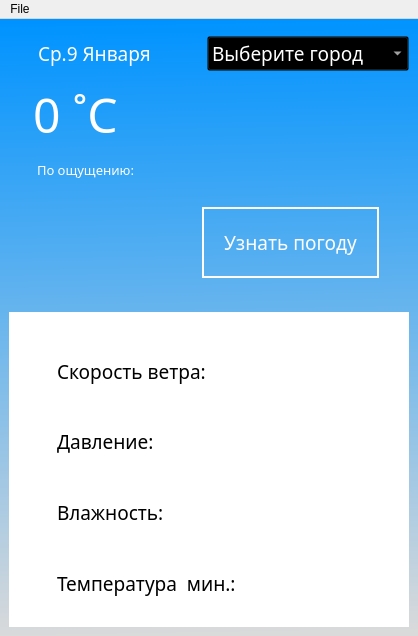
<?xml version="1.0" encoding="UTF-8"?>
<ui version="4.0">
 <class>MainWindow</class>
 <widget class="QMainWindow" name="MainWindow">
  <property name="geometry">
   <rect>
    <x>0</x>
    <y>0</y>
    <width>418</width>
    <height>636</height>
   </rect>
  </property>
  <property name="acceptDrops">
   <bool>false</bool>
  </property>
  <property name="windowTitle">
   <string>Прогноз погоды</string>
  </property>
  <property name="styleSheet">
   <string notr="true">background-color: qlineargradient(spread:pad, x1:0.528136, y1:0, x2:0.54, y2:1, stop:0 rgba(0, 147, 255, 255), stop:1 rgba(218, 218, 218, 255));</string>
  </property>
  <widget class="QWidget" name="centralwidget">
   <layout class="QVBoxLayout" name="verticalLayout_3">
    <item>
     <spacer name="verticalSpacer_4">
      <property name="orientation">
       <enum>Qt::Vertical</enum>
      </property>
      <property name="sizeHint" stdset="0">
       <size>
        <width>20</width>
        <height>13</height>
       </size>
      </property>
     </spacer>
    </item>
    <item>
     <layout class="QHBoxLayout" name="horizontalLayout_6">
      <property name="leftMargin">
       <number>29</number>
      </property>
      <property name="topMargin">
       <number>8</number>
      </property>
      <property name="bottomMargin">
       <number>3</number>
      </property>
      <item>
       <widget class="QLabel" name="date">
        <property name="font">
         <font>
          <family>Outfit Light</family>
          <pointsize>14</pointsize>
         </font>
        </property>
        <property name="styleSheet">
         <string notr="true">background-color: none;
color: white</string>
        </property>
        <property name="text">
         <string>Ср.9 Января</string>
        </property>
       </widget>
      </item>
      <item>
       <widget class="QComboBox" name="city">
        <property name="font">
         <font>
          <family>Microsoft YaHei Light</family>
          <pointsize>14</pointsize>
         </font>
        </property>
        <property name="styleSheet">
         <string notr="true">background-color: rgba(0, 0, 0, 0);
color: white;
border-bottom: 1px solid white;
alternate-background-color: white;</string>
        </property>
        <item>
         <property name="text">
          <string>Выберите город</string>
         </property>
        </item>
        <item>
         <property name="text">
          <string>Санкт-Петербург</string>
         </property>
        </item>
        <item>
         <property name="text">
          <string>Новосибирск</string>
         </property>
        </item>
        <item>
         <property name="text">
          <string>Екатеринбург</string>
         </property>
        </item>
        <item>
         <property name="text">
          <string>Нижний Новгород</string>
         </property>
        </item>
        <item>
         <property name="text">
          <string>Самара</string>
         </property>
        </item>
        <item>
         <property name="text">
          <string>Омск</string>
         </property>
        </item>
        <item>
         <property name="text">
          <string>Казань</string>
         </property>
        </item>
        <item>
         <property name="text">
          <string>Челябинск</string>
         </property>
        </item>
        <item>
         <property name="text">
          <string>Ростов-на-Дону</string>
         </property>
        </item>
        <item>
         <property name="text">
          <string>Чита</string>
         </property>
        </item>
        <item>
         <property name="text">
          <string>Москва</string>
         </property>
        </item>
        <item>
         <property name="text">
          <string>Засопка</string>
         </property>
        </item>
        <item>
         <property name="text">
          <string>Уфа</string>
         </property>
        </item>
        <item>
         <property name="text">
          <string>Красноярск</string>
         </property>
        </item>
        <item>
         <property name="text">
          <string>Волгоград</string>
         </property>
        </item>
        <item>
         <property name="text">
          <string>Пермь</string>
         </property>
        </item>
        <item>
         <property name="text">
          <string>Воронеж</string>
         </property>
        </item>
        <item>
         <property name="text">
          <string>Саратов</string>
         </property>
        </item>
        <item>
         <property name="text">
          <string>Краснодар</string>
         </property>
        </item>
        <item>
         <property name="text">
          <string>Тольятти</string>
         </property>
        </item>
        <item>
         <property name="text">
          <string>Ижевск</string>
         </property>
        </item>
        <item>
         <property name="text">
          <string>Ульяновск</string>
         </property>
        </item>
        <item>
         <property name="text">
          <string>Барнаул</string>
         </property>
        </item>
        <item>
         <property name="text">
          <string>Владивосток</string>
         </property>
        </item>
        <item>
         <property name="text">
          <string>Ярославль</string>
         </property>
        </item>
        <item>
         <property name="text">
          <string>Иркутск</string>
         </property>
        </item>
        <item>
         <property name="text">
          <string>Тюмень</string>
         </property>
        </item>
        <item>
         <property name="text">
          <string>Махачкала</string>
         </property>
        </item>
        <item>
         <property name="text">
          <string>Хабаровск</string>
         </property>
        </item>
        <item>
         <property name="text">
          <string>Новокузнецк</string>
         </property>
        </item>
        <item>
         <property name="text">
          <string>Оренбург</string>
         </property>
        </item>
        <item>
         <property name="text">
          <string>Кемерово</string>
         </property>
        </item>
        <item>
         <property name="text">
          <string>Рязань</string>
         </property>
        </item>
        <item>
         <property name="text">
          <string>Томск</string>
         </property>
        </item>
        <item>
         <property name="text">
          <string>Астрахань</string>
         </property>
        </item>
        <item>
         <property name="text">
          <string>Калининград</string>
         </property>
        </item>
        <item>
         <property name="text">
          <string>Улан-Удэ</string>
         </property>
        </item>
        <item>
         <property name="text">
          <string>Тверь</string>
         </property>
        </item>
        <item>
         <property name="text">
          <string>Белгород</string>
         </property>
        </item>
        <item>
         <property name="text">
          <string>Сочи</string>
         </property>
        </item>
        <item>
         <property name="text">
          <string>Владикавказ</string>
         </property>
        </item>
        <item>
         <property name="text">
          <string>Саранск</string>
         </property>
        </item>
        <item>
         <property name="text">
          <string>Тамбов</string>
         </property>
        </item>
        <item>
         <property name="text">
          <string>Стерлитамак</string>
         </property>
        </item>
        <item>
         <property name="text">
          <string>Якутск</string>
         </property>
        </item>
        <item>
         <property name="text">
          <string>Кострома</string>
         </property>
        </item>
       </widget>
      </item>
     </layout>
    </item>
    <item>
     <spacer name="verticalSpacer_3">
      <property name="orientation">
       <enum>Qt::Vertical</enum>
      </property>
      <property name="sizeHint" stdset="0">
       <size>
        <width>20</width>
        <height>0</height>
       </size>
      </property>
     </spacer>
    </item>
    <item>
     <layout class="QHBoxLayout" name="horizontalLayout_7">
      <property name="leftMargin">
       <number>24</number>
      </property>
      <property name="topMargin">
       <number>1</number>
      </property>
      <property name="rightMargin">
       <number>0</number>
      </property>
      <item>
       <widget class="QLabel" name="temp_like_value">
        <property name="font">
         <font>
          <family>Outfit</family>
          <pointsize>36</pointsize>
         </font>
        </property>
        <property name="styleSheet">
         <string notr="true">background-color: none;
color: white</string>
        </property>
        <property name="text">
         <string>0 ˚C</string>
        </property>
       </widget>
      </item>
     </layout>
    </item>
    <item>
     <spacer name="verticalSpacer">
      <property name="orientation">
       <enum>Qt::Vertical</enum>
      </property>
      <property name="sizeHint" stdset="0">
       <size>
        <width>20</width>
        <height>2</height>
       </size>
      </property>
     </spacer>
    </item>
    <item>
     <layout class="QHBoxLayout" name="horizontalLayout_9">
      <property name="leftMargin">
       <number>28</number>
      </property>
      <property name="topMargin">
       <number>7</number>
      </property>
      <property name="rightMargin">
       <number>128</number>
      </property>
      <item>
       <widget class="QLabel" name="itfeels_like">
        <property name="font">
         <font>
          <family>Microsoft JhengHei Light</family>
          <pointsize>10</pointsize>
         </font>
        </property>
        <property name="styleSheet">
         <string notr="true">background-color: none;
color: white</string>
        </property>
        <property name="text">
         <string>По ощущению:</string>
        </property>
       </widget>
      </item>
      <item>
       <widget class="QLabel" name="temp_po_osh">
        <property name="font">
         <font>
          <family>Microsoft JhengHei Light</family>
          <pointsize>10</pointsize>
         </font>
        </property>
        <property name="styleSheet">
         <string notr="true">background-color: none;
color: white</string>
        </property>
        <property name="text">
         <string/>
        </property>
       </widget>
      </item>
     </layout>
    </item>
    <item>
     <spacer name="verticalSpacer_9">
      <property name="orientation">
       <enum>Qt::Vertical</enum>
      </property>
      <property name="sizeHint" stdset="0">
       <size>
        <width>20</width>
        <height>40</height>
       </size>
      </property>
     </spacer>
    </item>
    <item>
     <layout class="QHBoxLayout" name="horizontalLayout_8">
      <property name="rightMargin">
       <number>30</number>
      </property>
      <property name="bottomMargin">
       <number>28</number>
      </property>
      <item>
       <spacer name="verticalSpacer_2">
        <property name="orientation">
         <enum>Qt::Vertical</enum>
        </property>
        <property name="sizeHint" stdset="0">
         <size>
          <width>20</width>
          <height>40</height>
         </size>
        </property>
       </spacer>
      </item>
      <item>
       <spacer name="horizontalSpacer_7">
        <property name="orientation">
         <enum>Qt::Horizontal</enum>
        </property>
        <property name="sizeHint" stdset="0">
         <size>
          <width>40</width>
          <height>20</height>
         </size>
        </property>
       </spacer>
      </item>
      <item>
       <layout class="QHBoxLayout" name="horizontalLayout_5">
        <item>
         <widget class="QPushButton" name="pogoda_yz">
          <property name="sizePolicy">
           <sizepolicy hsizetype="Minimum" vsizetype="Expanding">
            <horstretch>0</horstretch>
            <verstretch>0</verstretch>
           </sizepolicy>
          </property>
          <property name="font">
           <font>
            <family>Microsoft YaHei UI Light</family>
            <pointsize>14</pointsize>
           </font>
          </property>
          <property name="cursor">
           <cursorShape>PointingHandCursor</cursorShape>
          </property>
          <property name="styleSheet">
           <string notr="true">padding: 20px 20px 20px 20px;
color: white;
background-color: rgba(0, 0, 0, 0);
border: 1.5px solid white;


</string>
          </property>
          <property name="text">
           <string>Узнать погоду</string>
          </property>
         </widget>
        </item>
       </layout>
      </item>
     </layout>
    </item>
    <item>
     <layout class="QVBoxLayout" name="verticalLayout_2">
      <item>
       <widget class="QWidget" name="widget" native="true">
        <property name="sizePolicy">
         <sizepolicy hsizetype="Preferred" vsizetype="Expanding">
          <horstretch>0</horstretch>
          <verstretch>0</verstretch>
         </sizepolicy>
        </property>
        <property name="styleSheet">
         <string notr="true">background-color: white</string>
        </property>
        <layout class="QVBoxLayout" name="verticalLayout">
         <item>
          <spacer name="verticalSpacer_7">
           <property name="orientation">
            <enum>Qt::Vertical</enum>
           </property>
           <property name="sizeHint" stdset="0">
            <size>
             <width>20</width>
             <height>40</height>
            </size>
           </property>
          </spacer>
         </item>
         <item>
          <layout class="QFormLayout" name="formLayout">
           <property name="horizontalSpacing">
            <number>18</number>
           </property>
           <property name="leftMargin">
            <number>14</number>
           </property>
           <property name="rightMargin">
            <number>0</number>
           </property>
           <item row="0" column="0">
            <widget class="QLabel" name="pixmap_wind">
             <property name="text">
              <string/>
             </property>
             <property name="pixmap">
              <pixmap>../Pixmap/zapis.png</pixmap>
             </property>
            </widget>
           </item>
           <item row="0" column="1">
            <layout class="QHBoxLayout" name="horizontalLayout">
             <item>
              <widget class="QLabel" name="ind_text">
               <property name="font">
                <font>
                 <family>Outfit Light</family>
                 <pointsize>14</pointsize>
                </font>
               </property>
               <property name="text">
                <string>Скорость ветра:</string>
               </property>
              </widget>
             </item>
             <item>
              <widget class="QLabel" name="wind_value">
               <property name="font">
                <font>
                 <family>Microsoft YaHei Light</family>
                 <pointsize>16</pointsize>
                </font>
               </property>
               <property name="styleSheet">
                <string notr="true">background-color: none;
</string>
               </property>
               <property name="text">
                <string/>
               </property>
              </widget>
             </item>
            </layout>
           </item>
          </layout>
         </item>
         <item>
          <spacer name="verticalSpacer_5">
           <property name="orientation">
            <enum>Qt::Vertical</enum>
           </property>
           <property name="sizeHint" stdset="0">
            <size>
             <width>20</width>
             <height>40</height>
            </size>
           </property>
          </spacer>
         </item>
         <item>
          <layout class="QFormLayout" name="formLayout_2">
           <property name="horizontalSpacing">
            <number>19</number>
           </property>
           <property name="leftMargin">
            <number>13</number>
           </property>
           <item row="0" column="0">
            <widget class="QLabel" name="dav_pix">
             <property name="text">
              <string/>
             </property>
             <property name="pixmap">
              <pixmap>../Pixmap/dav.jpg</pixmap>
             </property>
            </widget>
           </item>
           <item row="0" column="1">
            <layout class="QHBoxLayout" name="horizontalLayout_2">
             <item>
              <widget class="QLabel" name="dav_text">
               <property name="font">
                <font>
                 <family>Outfit Light</family>
                 <pointsize>14</pointsize>
                </font>
               </property>
               <property name="text">
                <string>Давление:</string>
               </property>
              </widget>
             </item>
             <item>
              <widget class="QLabel" name="dav_value">
               <property name="font">
                <font>
                 <family>Microsoft YaHei Light</family>
                 <pointsize>16</pointsize>
                </font>
               </property>
               <property name="styleSheet">
                <string notr="true">background-color: none;
</string>
               </property>
               <property name="text">
                <string/>
               </property>
              </widget>
             </item>
            </layout>
           </item>
          </layout>
         </item>
         <item>
          <spacer name="verticalSpacer_6">
           <property name="orientation">
            <enum>Qt::Vertical</enum>
           </property>
           <property name="sizeHint" stdset="0">
            <size>
             <width>20</width>
             <height>40</height>
            </size>
           </property>
          </spacer>
         </item>
         <item>
          <layout class="QFormLayout" name="formLayout_3">
           <property name="horizontalSpacing">
            <number>18</number>
           </property>
           <property name="leftMargin">
            <number>14</number>
           </property>
           <item row="0" column="0">
            <widget class="QLabel" name="vlag_pixmap">
             <property name="text">
              <string/>
             </property>
             <property name="pixmap">
              <pixmap>../Pixmap/vlag.png</pixmap>
             </property>
            </widget>
           </item>
           <item row="0" column="1">
            <layout class="QHBoxLayout" name="horizontalLayout_3">
             <item>
              <widget class="QLabel" name="vlag_text">
               <property name="font">
                <font>
                 <family>Outfit Light</family>
                 <pointsize>14</pointsize>
                </font>
               </property>
               <property name="text">
                <string>Влажность:</string>
               </property>
              </widget>
             </item>
             <item>
              <widget class="QLabel" name="vlag_value">
               <property name="font">
                <font>
                 <family>Outfit</family>
                 <pointsize>16</pointsize>
                </font>
               </property>
               <property name="styleSheet">
                <string notr="true">background-color: none;
</string>
               </property>
               <property name="text">
                <string/>
               </property>
              </widget>
             </item>
            </layout>
           </item>
          </layout>
         </item>
         <item>
          <spacer name="verticalSpacer_8">
           <property name="orientation">
            <enum>Qt::Vertical</enum>
           </property>
           <property name="sizeHint" stdset="0">
            <size>
             <width>20</width>
             <height>40</height>
            </size>
           </property>
          </spacer>
         </item>
         <item>
          <layout class="QFormLayout" name="formLayout_4">
           <property name="horizontalSpacing">
            <number>18</number>
           </property>
           <property name="leftMargin">
            <number>14</number>
           </property>
           <property name="topMargin">
            <number>0</number>
           </property>
           <property name="bottomMargin">
            <number>20</number>
           </property>
           <item row="0" column="0">
            <widget class="QLabel" name="temp_pixmap">
             <property name="text">
              <string/>
             </property>
             <property name="pixmap">
              <pixmap>../Pixmap/temp.jpg</pixmap>
             </property>
            </widget>
           </item>
           <item row="0" column="1">
            <layout class="QHBoxLayout" name="horizontalLayout_4">
             <property name="spacing">
              <number>27</number>
             </property>
             <item>
              <widget class="QLabel" name="temp_text">
               <property name="font">
                <font>
                 <family>Outfit Light</family>
                 <pointsize>14</pointsize>
                </font>
               </property>
               <property name="text">
                <string>Температура  мин.:</string>
               </property>
              </widget>
             </item>
             <item>
              <widget class="QLabel" name="temp_value">
               <property name="font">
                <font>
                 <family>Outfit</family>
                 <pointsize>16</pointsize>
                </font>
               </property>
               <property name="styleSheet">
                <string notr="true">background-color: none;
</string>
               </property>
               <property name="text">
                <string/>
               </property>
              </widget>
             </item>
            </layout>
           </item>
          </layout>
         </item>
        </layout>
       </widget>
      </item>
     </layout>
    </item>
   </layout>
  </widget>
  <widget class="QMenuBar" name="menuBar">
   <property name="geometry">
    <rect>
     <x>0</x>
     <y>0</y>
     <width>418</width>
     <height>21</height>
    </rect>
   </property>
   <property name="styleSheet">
    <string notr="true">color: black;
background-color: none</string>
   </property>
   <widget class="QMenu" name="menuFile">
    <property name="title">
     <string>File</string>
    </property>
    <widget class="QMenu" name="menu">
     <property name="title">
      <string>Сменить язык</string>
     </property>
     <addaction name="russian"/>
     <addaction name="english"/>
    </widget>
    <addaction name="menu"/>
    <addaction name="ex"/>
   </widget>
   <addaction name="menuFile"/>
  </widget>
  <action name="action_2">
   <property name="text">
    <string>Русский</string>
   </property>
  </action>
  <action name="action_3">
   <property name="text">
    <string>Русский</string>
   </property>
  </action>
  <action name="action_4">
   <property name="text">
    <string>Английский</string>
   </property>
  </action>
  <action name="ex">
   <property name="text">
    <string>Exit</string>
   </property>
  </action>
  <action name="russian">
   <property name="text">
    <string>Русский</string>
   </property>
  </action>
  <action name="english">
   <property name="text">
    <string>Английский</string>
   </property>
  </action>
 </widget>
 <resources/>
 <connections/>
</ui>
